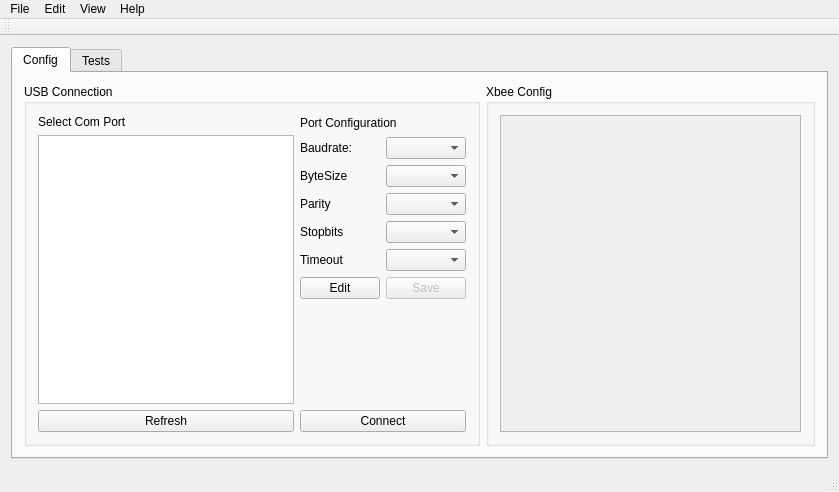
<?xml version="1.0" encoding="UTF-8"?>
<ui version="4.0">
 <class>MainWindow</class>
 <widget class="QMainWindow" name="MainWindow">
  <property name="geometry">
   <rect>
    <x>0</x>
    <y>0</y>
    <width>839</width>
    <height>492</height>
   </rect>
  </property>
  <property name="windowTitle">
   <string>MainWindow</string>
  </property>
  <widget class="QWidget" name="centralWidget">
   <layout class="QGridLayout" name="gridLayout_2">
    <item row="0" column="1">
     <widget class="QTabWidget" name="tabWidget">
      <property name="layoutDirection">
       <enum>Qt::LeftToRight</enum>
      </property>
      <property name="tabPosition">
       <enum>QTabWidget::North</enum>
      </property>
      <property name="tabShape">
       <enum>QTabWidget::Rounded</enum>
      </property>
      <property name="currentIndex">
       <number>0</number>
      </property>
      <widget class="QWidget" name="tab_3">
       <property name="enabled">
        <bool>true</bool>
       </property>
       <attribute name="title">
        <string>Config</string>
       </attribute>
       <layout class="QGridLayout" name="gridLayout_4">
        <item row="0" column="0">
         <widget class="QGroupBox" name="groupBox_2">
          <property name="title">
           <string>USB Connection</string>
          </property>
          <layout class="QHBoxLayout" name="horizontalLayout_4">
           <item>
            <layout class="QVBoxLayout" name="verticalLayout_2">
             <item>
              <widget class="QLabel" name="label_6">
               <property name="text">
                <string>Select Com Port</string>
               </property>
              </widget>
             </item>
             <item>
              <widget class="QListWidget" name="list_ports"/>
             </item>
             <item>
              <widget class="QPushButton" name="btn_refresh">
               <property name="text">
                <string>Refresh</string>
               </property>
              </widget>
             </item>
            </layout>
           </item>
           <item>
            <layout class="QVBoxLayout" name="verticalLayout_4">
             <item>
              <widget class="QLabel" name="label_7">
               <property name="maximumSize">
                <size>
                 <width>16777215</width>
                 <height>16</height>
                </size>
               </property>
               <property name="text">
                <string>Port Configuration</string>
               </property>
              </widget>
             </item>
             <item>
              <layout class="QFormLayout" name="formLayout_2">
               <property name="rowWrapPolicy">
                <enum>QFormLayout::DontWrapRows</enum>
               </property>
               <property name="labelAlignment">
                <set>Qt::AlignLeading|Qt::AlignLeft|Qt::AlignVCenter</set>
               </property>
               <property name="horizontalSpacing">
                <number>-1</number>
               </property>
               <item row="0" column="0">
                <widget class="QLabel" name="label_3">
                 <property name="text">
                  <string>Baudrate:</string>
                 </property>
                </widget>
               </item>
               <item row="0" column="1">
                <widget class="QComboBox" name="comboBox_baudrate"/>
               </item>
               <item row="1" column="0">
                <widget class="QLabel" name="label_4">
                 <property name="text">
                  <string>ByteSize</string>
                 </property>
                </widget>
               </item>
               <item row="1" column="1">
                <widget class="QComboBox" name="comboBox_bytesize"/>
               </item>
               <item row="3" column="1">
                <widget class="QComboBox" name="comboBox_stopbits"/>
               </item>
               <item row="2" column="1">
                <widget class="QComboBox" name="comboBox_parity"/>
               </item>
               <item row="2" column="0">
                <widget class="QLabel" name="label_5">
                 <property name="text">
                  <string>Parity</string>
                 </property>
                </widget>
               </item>
               <item row="3" column="0">
                <widget class="QLabel" name="label_2">
                 <property name="text">
                  <string>Stopbits</string>
                 </property>
                </widget>
               </item>
               <item row="4" column="1">
                <widget class="QComboBox" name="comboBox_timeout"/>
               </item>
               <item row="4" column="0">
                <widget class="QLabel" name="label">
                 <property name="text">
                  <string>Timeout</string>
                 </property>
                </widget>
               </item>
               <item row="5" column="0">
                <widget class="QPushButton" name="btn_editPortConfig">
                 <property name="text">
                  <string>Edit</string>
                 </property>
                </widget>
               </item>
               <item row="5" column="1">
                <widget class="QPushButton" name="btn_savePortConfig">
                 <property name="enabled">
                  <bool>false</bool>
                 </property>
                 <property name="text">
                  <string>Save</string>
                 </property>
                </widget>
               </item>
              </layout>
             </item>
             <item>
              <widget class="QPushButton" name="btn_connect">
               <property name="text">
                <string>Connect</string>
               </property>
              </widget>
             </item>
            </layout>
           </item>
          </layout>
         </widget>
        </item>
        <item row="0" column="1">
         <widget class="QGroupBox" name="groupBox_3">
          <property name="title">
           <string>Xbee Config</string>
          </property>
          <layout class="QVBoxLayout" name="verticalLayout_3">
           <item>
            <widget class="QScrollArea" name="scrollArea">
             <property name="widgetResizable">
              <bool>true</bool>
             </property>
             <widget class="QWidget" name="scrollAreaWidgetContents_2">
              <property name="geometry">
               <rect>
                <x>0</x>
                <y>0</y>
                <width>378</width>
                <height>319</height>
               </rect>
              </property>
              <zorder>groupBox_2</zorder>
              <zorder>groupBox_2</zorder>
              <zorder>groupBox_2</zorder>
              <zorder>groupBox_2</zorder>
             </widget>
            </widget>
           </item>
          </layout>
         </widget>
        </item>
       </layout>
      </widget>
      <widget class="QWidget" name="tab_4">
       <property name="enabled">
        <bool>false</bool>
       </property>
       <attribute name="title">
        <string>Tests</string>
       </attribute>
       <widget class="QGroupBox" name="groupBox">
        <property name="geometry">
         <rect>
          <x>0</x>
          <y>110</y>
          <width>671</width>
          <height>267</height>
         </rect>
        </property>
        <property name="title">
         <string>Log</string>
        </property>
        <layout class="QVBoxLayout" name="verticalLayout_7">
         <item>
          <widget class="QScrollArea" name="scrollArea_2">
           <property name="widgetResizable">
            <bool>true</bool>
           </property>
           <widget class="QWidget" name="scrollAreaWidgetContents_3">
            <property name="geometry">
             <rect>
              <x>0</x>
              <y>0</y>
              <width>639</width>
              <height>216</height>
             </rect>
            </property>
            <layout class="QVBoxLayout" name="verticalLayout_5">
             <item>
              <widget class="QTextBrowser" name="textBrowser_2"/>
             </item>
            </layout>
           </widget>
          </widget>
         </item>
        </layout>
        <zorder>textBrowser_2</zorder>
        <zorder>scrollArea_2</zorder>
       </widget>
      </widget>
     </widget>
    </item>
   </layout>
  </widget>
  <widget class="QMenuBar" name="menuBar">
   <property name="geometry">
    <rect>
     <x>0</x>
     <y>0</y>
     <width>839</width>
     <height>22</height>
    </rect>
   </property>
   <widget class="QMenu" name="menuArquivo">
    <property name="title">
     <string>File</string>
    </property>
    <addaction name="actionAbrir"/>
    <addaction name="actionOpen_session"/>
    <addaction name="actionClose"/>
    <addaction name="separator"/>
    <addaction name="actionQuit"/>
   </widget>
   <widget class="QMenu" name="menuEdit">
    <property name="title">
     <string>Edit</string>
    </property>
   </widget>
   <widget class="QMenu" name="menuView">
    <property name="title">
     <string>View</string>
    </property>
   </widget>
   <widget class="QMenu" name="menuHelp">
    <property name="title">
     <string>Help</string>
    </property>
   </widget>
   <addaction name="menuArquivo"/>
   <addaction name="menuEdit"/>
   <addaction name="menuView"/>
   <addaction name="menuHelp"/>
  </widget>
  <widget class="QToolBar" name="mainToolBar">
   <attribute name="toolBarArea">
    <enum>TopToolBarArea</enum>
   </attribute>
   <attribute name="toolBarBreak">
    <bool>false</bool>
   </attribute>
  </widget>
  <widget class="QStatusBar" name="statusBar"/>
  <action name="actionAbrir">
   <property name="text">
    <string>New session</string>
   </property>
  </action>
  <action name="actionOpen_session">
   <property name="text">
    <string>Open session</string>
   </property>
  </action>
  <action name="actionClose">
   <property name="text">
    <string>Close</string>
   </property>
  </action>
  <action name="actionQuit">
   <property name="text">
    <string>Quit</string>
   </property>
  </action>
 </widget>
 <layoutdefault spacing="6" margin="11"/>
 <resources/>
 <connections/>
</ui>
